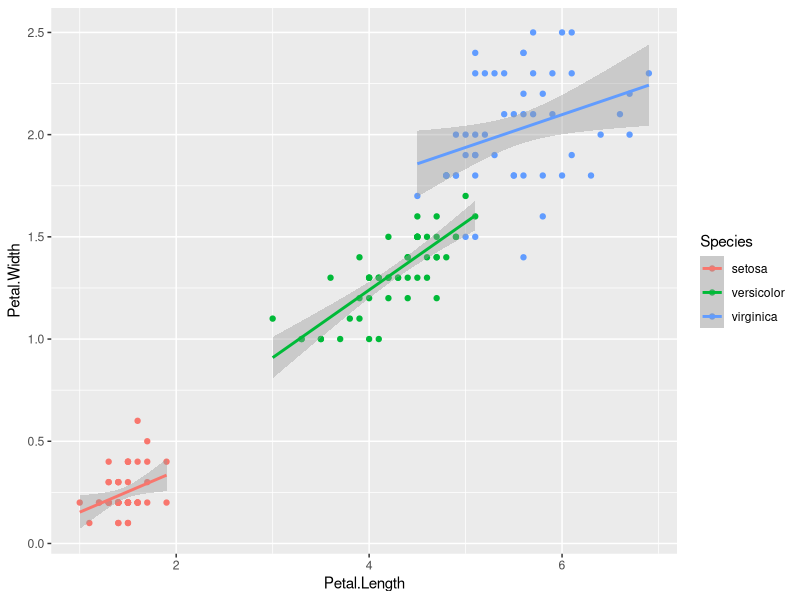

Generate this figure with R:
## ---- chunk 1
#| fig-cap: A plot
library("ggplot2")
ggplot(data=iris,mapping=aes(x=Petal.Length,y=Petal.Width,color=Species))+
  geom_point()+
  geom_smooth(method="lm")
## ---- chunk 2
#| tbl-cap: A table
iris[1:20, ]
